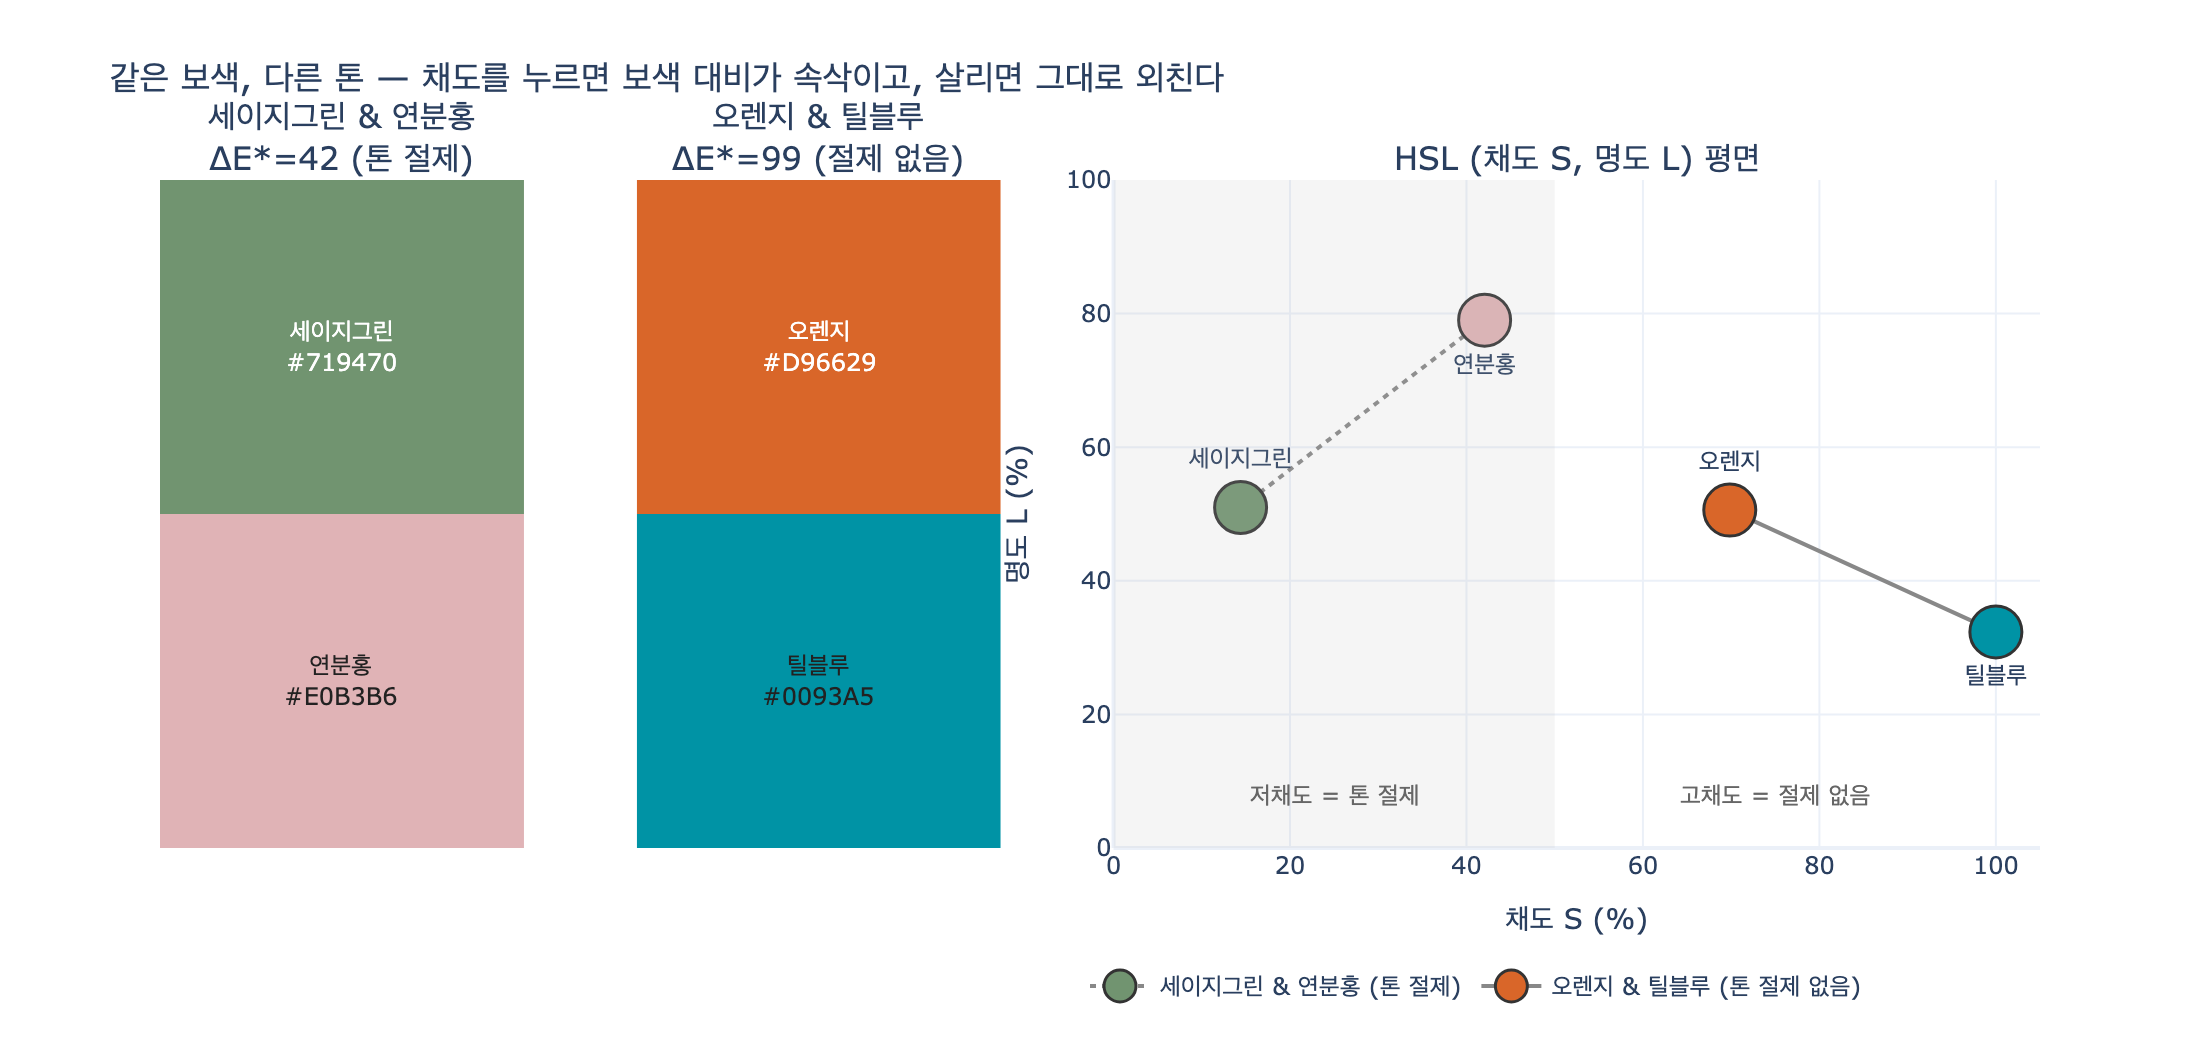

The script that drew this image:
# %% [markdown]
# # 톤을 절제한 보색 vs 절제하지 않은 보색
#
# 『그대로 갖다 쓰는 색깔 조합 16가지』에서 소개한 두 조합은 **둘 다 보색 관계**다.
#
# | 조합 | HEX | 톤 관계 |
# |---|---|---|
# | 세이지그린 & 연분홍 | `#719470` / `#E0B3B6` | 대칭 — 둘 다 **저채도**로 톤을 절제 |
# | 오렌지 & 틸블루 | `#D96629` / `#0093A5` | 대칭 — **톤 절제 없음**, 보색 대비 그대로 |
#
# 영상의 핵심 원리는 두 색의 관계를 **(1) 색상환 각도**와 **(2) 톤(명도·채도)** 두 축으로
# 분리해서 보는 것이다. 이 스크립트는 그 두 축을 실제 숫자로 확인한다.
#
# - 색상각 차이 $\Delta H = \min(|H_1 - H_2|,\ 360 - |H_1 - H_2|)$ — 보색이면 $180°$ 근방
# - 채도 $S$, 명도 $L$ (HSL 기준) — "톤"이 절제됐는지 확인
# - 대비 강도 지표: CIELAB 색차 $\Delta E^*_{ab} = \sqrt{\Delta L^{*2} + \Delta a^{*2} + \Delta b^{*2}}$

# %%
import colorsys
import math


def _show(fig):
    try:
        from IPython import get_ipython

        if get_ipython() is not None:
            fig.show()
    except ImportError:
        pass


PAIRS = {
    "세이지그린 & 연분홍 (톤 절제)": [("세이지그린", "#719470"), ("연분홍", "#E0B3B6")],
    "오렌지 & 틸블루 (톤 절제 없음)": [("오렌지", "#D96629"), ("틸블루", "#0093A5")],
}


def hex_to_rgb01(hex_str):
    h = hex_str.lstrip("#")
    return tuple(int(h[i : i + 2], 16) / 255 for i in (0, 2, 4))


for title, colors in PAIRS.items():
    print(title)
    for name, hx in colors:
        print(f"  {name:6s} {hx}  RGB(0~1) = {tuple(round(c, 3) for c in hex_to_rgb01(hx))}")
# 출력:
# 세이지그린 & 연분홍 (톤 절제)
#   세이지그린 #719470  RGB(0~1) = (0.443, 0.58, 0.439)
#   연분홍    #E0B3B6  RGB(0~1) = (0.878, 0.702, 0.714)
# 오렌지 & 틸블루 (톤 절제 없음)
#   오렌지    #D96629  RGB(0~1) = (0.851, 0.4, 0.161)
#   틸블루    #0093A5  RGB(0~1) = (0.0, 0.576, 0.647)

# %% [markdown]
# ## 1. 색상각 차이 — 두 쌍 모두 보색 근방인가?
#
# `colorsys.rgb_to_hls`로 색상 $H$를 구하고, 원형 거리로 각도 차이를 계산한다.
# 보색이면 $\Delta H \approx 180°$ 여야 한다.


# %%
def hue_deg(hex_str):
    h, _l, _s = colorsys.rgb_to_hls(*hex_to_rgb01(hex_str))
    return h * 360


def hue_diff(h1, h2):
    d = abs(h1 - h2) % 360
    return min(d, 360 - d)


for title, colors in PAIRS.items():
    h1, h2 = (hue_deg(hx) for _, hx in colors)
    print(f"{title}: H1={h1:6.1f}°, H2={h2:6.1f}°, ΔH={hue_diff(h1, h2):6.1f}°")
# 출력:
# 세이지그린 & 연분홍 (톤 절제): H1= 118.3°, H2= 356.0°, ΔH= 122.3°
# 오렌지 & 틸블루 (톤 절제 없음): H1=  20.8°, H2= 186.5°, ΔH= 165.8°

# %% [markdown]
# 두 쌍 모두 색상환에서 서로 **반대편**에 놓여 있다 (오렌지·틸블루는 $166°$로 거의 정확한 보색,
# 세이지그린·연분홍은 $122°$ — 화가의 RYB 색상환에서는 녹색과 빨강/분홍이 마주보는 보색이고
# HSL(RGB 색상환)로 재면 각도가 조금 줄어든다). 즉 **색상 축에서는 둘 다 '대비가 나야 하는' 조합**이다.
# 차이는 다음 단계, 톤에서 생긴다.

# %% [markdown]
# ## 2. 톤(채도·명도) 표 — 어느 쌍이 톤을 절제했나?
#
# HSL의 $S$(채도)와 $L$(명도)를 나란히 놓는다. "톤이 죽어 있다"는 표현은 곧 **채도 $S$가 낮다**는 뜻이다.


# %%
def hsl(hex_str):
    h, l, s = colorsys.rgb_to_hls(*hex_to_rgb01(hex_str))
    return h * 360, s * 100, l * 100


print(f"{'색':8s} {'HEX':8s} {'H(°)':>7s} {'S(%)':>7s} {'L(%)':>7s}")
for title, colors in PAIRS.items():
    s_vals = []
    for name, hx in colors:
        h, s, l = hsl(hx)
        s_vals.append(s)
        print(f"{name:8s} {hx:8s} {h:7.1f} {s:7.1f} {l:7.1f}")
    print(f"  → 쌍 평균 채도 = {sum(s_vals) / 2:.1f}%\n")
# 출력:
# 색        HEX         H(°)    S(%)    L(%)
# 세이지그린    #719470    118.3    14.4    51.0
# 연분홍      #E0B3B6    356.0    42.1    79.0
#   → 쌍 평균 채도 = 28.2%
#
# 오렌지      #D96629     20.8    69.8    50.6
# 틸블루      #0093A5    186.5   100.0    32.4
#   → 쌍 평균 채도 = 84.9%

# %% [markdown]
# 세이지그린·연분홍의 평균 채도는 **28%**, 오렌지·틸블루는 **85%**다.
# 같은 보색 각도인데 한쪽은 채도를 눌러 놓았고, 다른 쪽은 채도를 그대로 살렸다.
# 이것이 카드 정답의 "톤을 절제해(저채도) 대비를 눌렀다" vs "굳이 톤을 절제하지 않았다"의 수치적 의미다.

# %% [markdown]
# ## 3. 대비 강도 지표 — CIELAB 색차 $\Delta E^*_{ab}$
#
# 두 색이 실제로 얼마나 "부딪히는지"는 사람 눈의 지각 균등 공간인 CIELAB에서 유클리드 거리로 잰다.
#
# 1. sRGB 감마 해제: $c_{lin} = \left(\frac{c + 0.055}{1.055}\right)^{2.4}$ (단, $c \le 0.04045$이면 $c/12.92$)
# 2. 선형 RGB → XYZ (D65 행렬)
# 3. XYZ → $L^*a^*b^*$: $f(t) = t^{1/3}$ (단, $t \le (6/29)^3$이면 $\frac{t}{3(6/29)^2} + \frac{4}{29}$)
#
# $$\Delta E^*_{ab} = \sqrt{(L^*_1 - L^*_2)^2 + (a^*_1 - a^*_2)^2 + (b^*_1 - b^*_2)^2}$$
#
# 보조 지표로 CIELAB 채도 $C^*_{ab} = \sqrt{a^{*2} + b^{*2}}$ 도 함께 본다.


# %%
def srgb_to_linear(c):
    return c / 12.92 if c <= 0.04045 else ((c + 0.055) / 1.055) ** 2.4


def rgb_to_xyz(rgb):
    r, g, b = (srgb_to_linear(c) for c in rgb)
    x = 0.4124564 * r + 0.3575761 * g + 0.1804375 * b
    y = 0.2126729 * r + 0.7151522 * g + 0.0721750 * b
    z = 0.0193339 * r + 0.1191920 * g + 0.9503041 * b
    return x, y, z


def xyz_to_lab(xyz):
    xn, yn, zn = 0.95047, 1.0, 1.08883  # D65 백색점
    delta = 6 / 29

    def f(t):
        return t ** (1 / 3) if t > delta**3 else t / (3 * delta**2) + 4 / 29

    fx, fy, fz = f(xyz[0] / xn), f(xyz[1] / yn), f(xyz[2] / zn)
    return 116 * fy - 16, 500 * (fx - fy), 200 * (fy - fz)


def hex_to_lab(hex_str):
    return xyz_to_lab(rgb_to_xyz(hex_to_rgb01(hex_str)))


def delta_e(lab1, lab2):
    return math.sqrt(sum((p - q) ** 2 for p, q in zip(lab1, lab2)))


def chroma(lab):
    return math.hypot(lab[1], lab[2])


results = {}
for title, colors in PAIRS.items():
    labs = [hex_to_lab(hx) for _, hx in colors]
    for (name, hx), lab in zip(colors, labs):
        print(f"{name:8s} L*={lab[0]:5.1f} a*={lab[1]:6.1f} b*={lab[2]:6.1f}  C*={chroma(lab):5.1f}")
    de = delta_e(*labs)
    results[title] = de
    print(f"  → {title}: ΔE*ab = {de:.1f}, 평균 C* = {(chroma(labs[0]) + chroma(labs[1])) / 2:.1f}\n")

ratio = results["오렌지 & 틸블루 (톤 절제 없음)"] / results["세이지그린 & 연분홍 (톤 절제)"]
print(f"오렌지·틸블루의 색차는 세이지그린·연분홍의 {ratio:.2f}배")
# 출력:
# 세이지그린    L*= 57.9 a*= -19.6 b*=  15.2  C*= 24.8
# 연분홍      L*= 77.0 a*=  16.7 b*=   4.7  C*= 17.4
#   → 세이지그린 & 연분홍 (톤 절제): ΔE*ab = 42.3, 평균 C* = 21.1
#
# 오렌지      L*= 56.5 a*=  41.6 b*=  53.2  C*= 67.6
# 틸블루      L*= 55.7 a*= -26.0 b*= -18.8  C*= 32.0
#   → 오렌지 & 틸블루 (톤 절제 없음): ΔE*ab = 98.7, 평균 C* = 49.8
#
# 오렌지·틸블루의 색차는 세이지그린·연분홍의 2.33배

# %% [markdown]
# 오렌지·틸블루는 $\Delta E^*_{ab} \approx 99$으로 CIELAB에서 거의 대각선을 가로지르는 대비다.
# 세이지그린·연분홍은 $\Delta E^*_{ab} \approx 42$ — 여전히 뚜렷하게 다른 두 색이지만(대비는 살아 있어 "리듬감"은 남는다),
# 강도는 절반 이하로 **눌려** 있다. 차이의 대부분은 $a^*, b^*$ 축, 즉 **채도 성분**에서 온다.
# 두 쌍의 명도 배치는 오히려 반대다: 오렌지·틸블루는 $L^*$가 거의 같고(색상만으로 부딪힘),
# 세이지그린·연분홍은 명도 차가 있지만 채도가 낮아 부드럽게 정리된다.

# %% [markdown]
# ## 4. 시각화 — 스와치와 (채도, 명도) 평면
#
# 왼쪽·가운데: 두 쌍의 스와치. 오른쪽: 네 색을 HSL의 $(S, L)$ 평면에 찍어,
# 같은 쌍을 선으로 잇는다. 톤을 절제한 쌍은 **왼쪽(저채도)** 영역에, 절제하지 않은 쌍은 **오른쪽(고채도)** 영역에 모인다.

# %%
import plotly.graph_objects as go
from plotly.subplots import make_subplots

fig = make_subplots(
    rows=1,
    cols=3,
    column_widths=[0.22, 0.22, 0.56],
    subplot_titles=[
        f"세이지그린 & 연분홍<br>ΔE*={results['세이지그린 & 연분홍 (톤 절제)']:.0f} (톤 절제)",
        f"오렌지 & 틸블루<br>ΔE*={results['오렌지 & 틸블루 (톤 절제 없음)']:.0f} (절제 없음)",
        "HSL (채도 S, 명도 L) 평면",
    ],
    horizontal_spacing=0.06,
)

# 스와치: 두 색을 위아래로 붙인 사각형
for col, (title, colors) in enumerate(PAIRS.items(), start=1):
    for i, (name, hx) in enumerate(colors):
        fig.add_shape(type="rect", x0=0, x1=1, y0=1 - i, y1=2 - i, fillcolor=hx, line_width=0, row=1, col=col)
        fig.add_annotation(
            x=0.5, y=1.5 - i, text=f"{name}<br>{hx}", showarrow=False, font=dict(size=12, color="white" if i == 0 else "#222"),
            row=1, col=col,
        )
    fig.update_xaxes(visible=False, range=[0, 1], row=1, col=col)
    fig.update_yaxes(visible=False, range=[0, 2], row=1, col=col)

# (S, L) 산점도
dash_styles = {"세이지그린 & 연분홍 (톤 절제)": "dot", "오렌지 & 틸블루 (톤 절제 없음)": "solid"}
for title, colors in PAIRS.items():
    pts = [hsl(hx) for _, hx in colors]
    fig.add_trace(
        go.Scatter(
            x=[p[1] for p in pts],
            y=[p[2] for p in pts],
            mode="lines+markers+text",
            line=dict(color="#888", dash=dash_styles[title], width=2),
            marker=dict(size=26, color=[hx for _, hx in colors], line=dict(color="#333", width=1.5)),
            text=[name for name, _ in colors],
            textposition=["top center", "bottom center"],
            textfont=dict(size=12),
            name=title,
            hovertemplate="%{text}<br>S=%{x:.1f}%<br>L=%{y:.1f}%<extra></extra>",
        ),
        row=1,
        col=3,
    )

# 저채도 영역 표시
fig.add_vrect(x0=0, x1=50, fillcolor="#bbb", opacity=0.15, line_width=0, row=1, col=3)
fig.add_annotation(x=25, y=8, text="저채도 = 톤 절제", showarrow=False, font=dict(color="#666", size=12), row=1, col=3)
fig.add_annotation(x=75, y=8, text="고채도 = 절제 없음", showarrow=False, font=dict(color="#666", size=12), row=1, col=3)

fig.update_xaxes(title_text="채도 S (%)", range=[0, 105], row=1, col=3)
fig.update_yaxes(title_text="명도 L (%)", range=[0, 100], row=1, col=3)
fig.update_layout(
    title_text="같은 보색, 다른 톤 — 채도를 누르면 보색 대비가 속삭이고, 살리면 그대로 외친다",
    template="plotly_white",
    width=1100,
    height=520,
    legend=dict(orientation="h", yanchor="bottom", y=-0.25, xanchor="center", x=0.7),
    margin=dict(t=90, b=90),
)

_show(fig)
fig.write_image("expy.png", scale=2)
print("expy.png 저장 완료")
# 출력:
# expy.png 저장 완료

# %% [markdown]
# ## 정리
#
# | | 세이지그린 & 연분홍 | 오렌지 & 틸블루 |
# |---|---|---|
# | 색상각 차이 $\Delta H$ | 약 $122°$ (보색 방향) | 약 $166°$ (거의 정확한 보색) |
# | 평균 채도 (HSL) | **28%** — 톤 절제 | **85%** — 절제 없음 |
# | 색차 $\Delta E^*_{ab}$ | **42** — 눌린 대비 | **99** — 강렬한 대비 |
#
# 보색이라는 **위치**는 같지만, **톤**을 어떻게 다루느냐가 인상을 결정한다.
# 채도를 낮추면 보색 대비가 "속삭이는" 조화(세이지그린·연분홍)가 되고,
# 채도를 그대로 두면 보색 대비가 "확실하게 자기 목소리를 내는" 틸 앤 오렌지가 된다.
